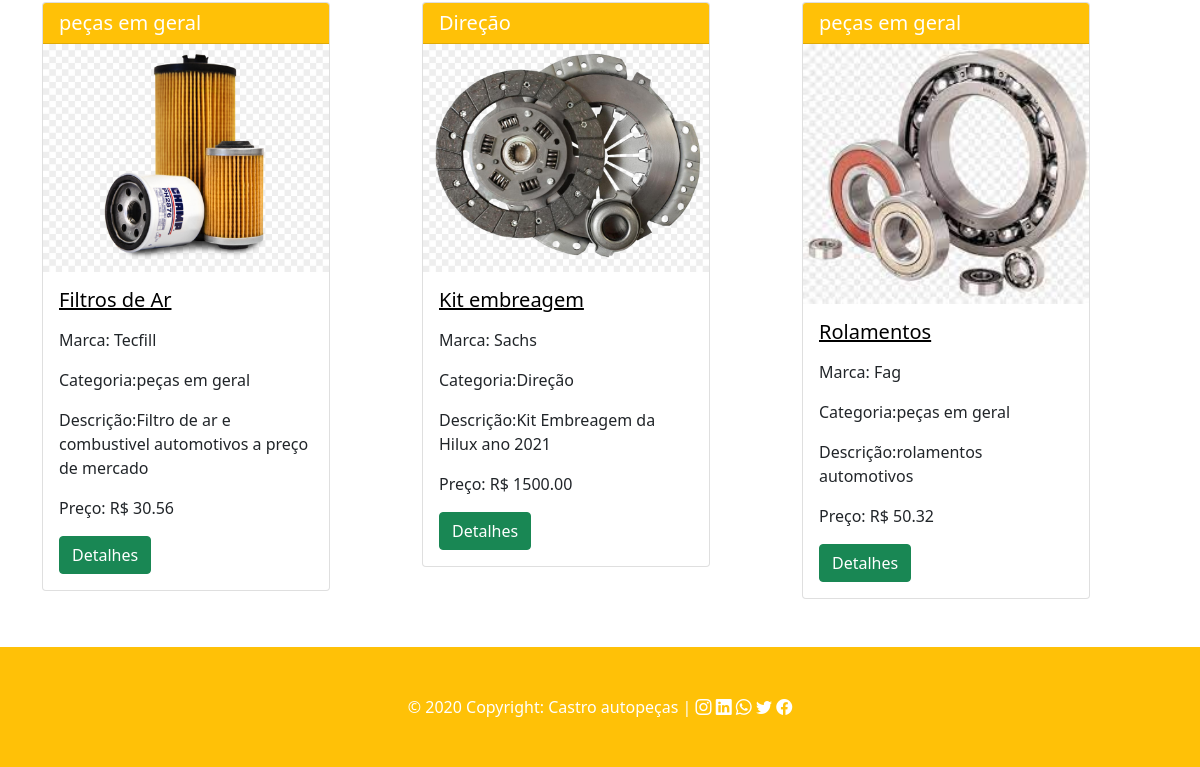
/produtos/listar/ (lower part), run on an earlier commit of the app's database.
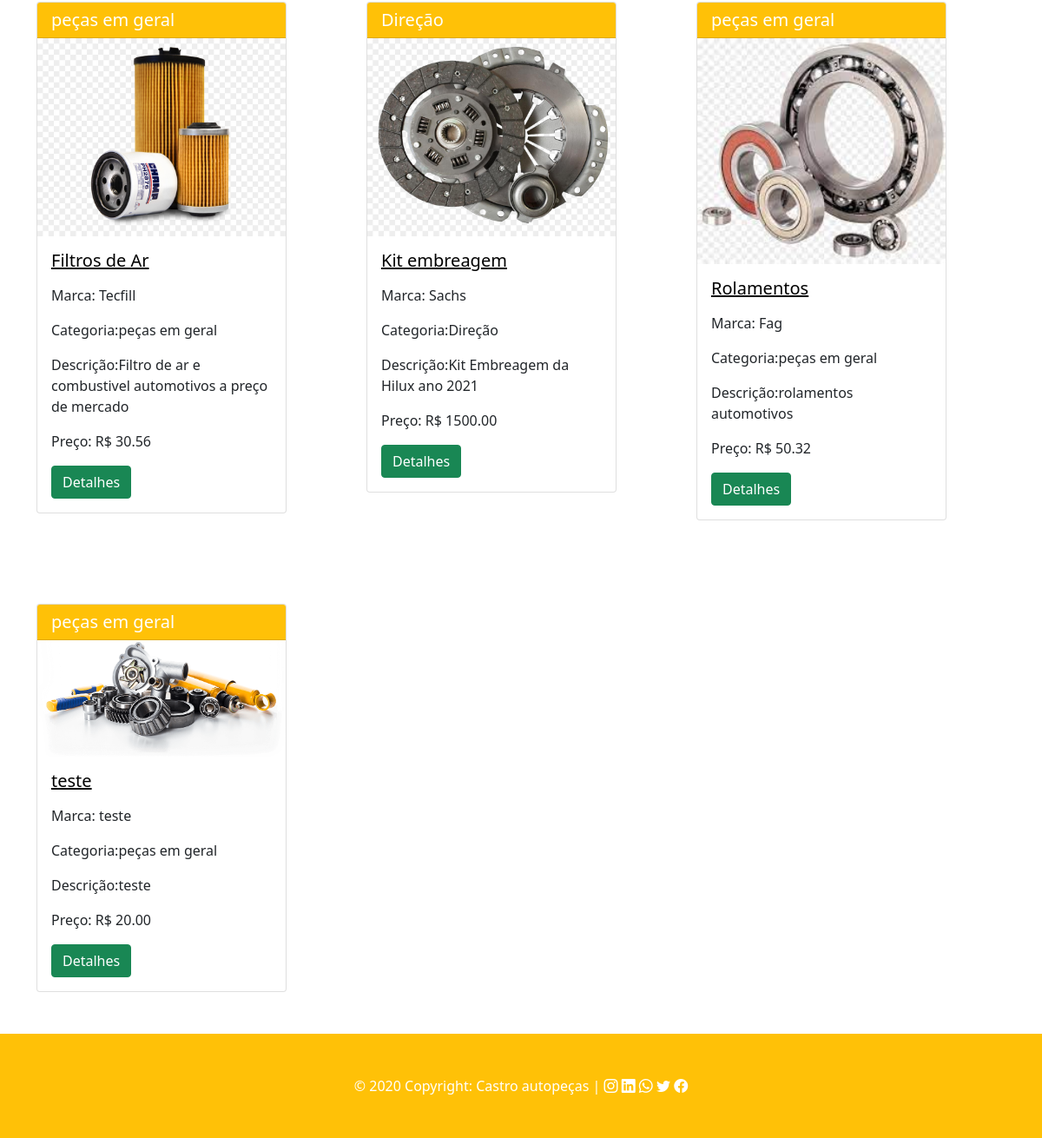
And on a later commit of the database.
### aplicacao/models.py (models this page shows, shortened)
class Base(models.Model):
    criado = models.DateField(verbose_name='Data de Criação', auto_now_add=True)
    modificado = models.DateField(verbose_name='Data de Modificação', auto_now=True)
    ativo = models.BooleanField(default=True)
    class Meta:
        abstract = True

class Produto(Base):
    nome = models.CharField(max_length=100)
    descricao = models.TextField(verbose_name='Descrição')
    marca = models.CharField(max_length=100)
    preco = models.DecimalField(verbose_name='Preço', max_digits=8, decimal_places=2)
    estoque = models.IntegerField()
    imagem = models.ImageField(upload_to='produtos')
    slug = models.SlugField(max_length=255, unique=True, blank=True)
    categoria = models.ForeignKey(Categoria, on_delete=models.CASCADE)

class Categoria(Base):
    nome = models.CharField(max_length=100)
    def __str__(self):
        return self.nome

### aplicacao/views.py (the view)
# urls.py: path('produtos/listar/', ProdutoListView.as_view(), name='produto-list'),
class ProdutoListView(ListView):
    model = Produto
    template_name = 'aplicacao/produto_list.html'

### aplicacao/templates/aplicacao/produto_list.html (shortened to what this page needs)
{% extends "paginas/base.html" %}
{% load static %}
{% block conteudo %}
<div class="container">
    <div class="row">
        {% for produto in object_list %}
        <div class= col-md-4>
            <div class="card my-5 text-justify-center" style="width: 18rem" >
                <h5 class="card-header bg-warning text-white">{{produto.categoria}}</h5>
                <img src="{{ produto.imagem.url }}" alt="Foto do Produto {{ produto.nome }}" width="100%" >
                <div class="card-body">
                    <h5 class="card-title"><a href="{% url 'produto-detail' produto.slug produto.id %}" style="color: black;">{{ produto.nome }}</a></h5>
                    <p class="card-text mt-3">Marca: {{ produto.marca }}</p>
                    <p class="card-text">Categoria:{{ produto.categoria }}</p>
                    <p class="card-text">Descrição:{{produto.descricao}}</p>
                    <p class="card-text">Preço: R$ {{produto.preco}}</p>
                    <a href="{% url 'produto-detail' produto.slug produto.id %}" class="btn btn-success text-white">Detalhes</a>
                </div>
            </div>
        </div>
        {% endfor %}
    </div>
</div>
{% endblock %}

What changed in the data, as far as the page shows it:
added Produto: categoria "peças em geral", imagem (picture), nome "teste", marca "teste", descricao "teste", preco "20.00"
